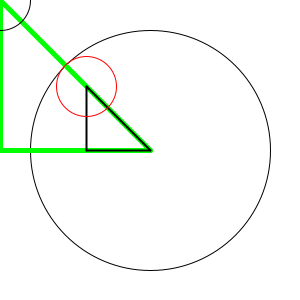
Frame 1 (no input)
Frame 60 (the mouse pressed at the canvas centre just before this capture): identical to frame 1, image omitted
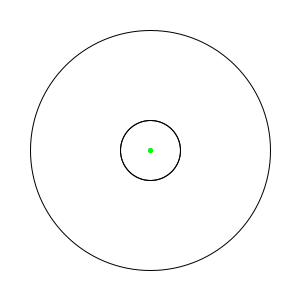
Frame 120 (the mouse held since frame 60 and released just before this capture)

The Processing sketch that drew these frames (run headless with seeded random() and noise(); from frame 60 on, the mouse is pressed at the canvas centre):

// Processing sketch: BallInBallDescribed
// ── BallInBallDescribed.pde
float cx, cy, r;

void setup() {
  size(300, 300);
  cx = width/2;
  cy = height/2;
  r = 120;
}

void draw() {
  background(255);
  float x = mouseX;
  float y = mouseY;
  float dx = x - cx;
  float dy = y - cy;
  float d = sqrt(dx*dx+dy*dy);
  float r1 = 30;
  pushStyle();
  fill(0);
  //text(d, 10, 30);
  //text(r-d, 10, 50);
  noFill();
  stroke(0);
  ellipse(cx, cy, 2*r, 2*r);
  pushStyle();
  strokeWeight(5);
  stroke(0, 255, 0);
  line(cx, cy, x, y);
  line(cx, cy, x, cy);
  line(x, cy, x, y);
  popStyle();
  ellipse(x, y, 2*r1, 2*r1);
  if (r < d + r1) {
    float a = (r-r1)/d;
    x = cx + a*dx;
    y = cy + a*dy;
    pushStyle();
    stroke(0);
    strokeWeight(2);
    line(cx, cy, x, y);
    line(cx, cy, x, cy);
    line(x, cy, x, y);
    popStyle();
    stroke(255, 0, 0);
  }
  ellipse(x, y, 2*r1, 2*r1);
  popStyle();
}
